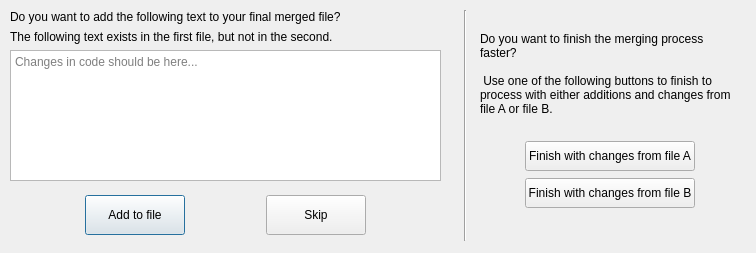
<?xml version="1.0" encoding="UTF-8"?>
<ui version="4.0">
 <class>Dialog</class>
 <widget class="QDialog" name="Dialog">
  <property name="windowModality">
   <enum>Qt::ApplicationModal</enum>
  </property>
  <property name="geometry">
   <rect>
    <x>0</x>
    <y>0</y>
    <width>756</width>
    <height>253</height>
   </rect>
  </property>
  <property name="minimumSize">
   <size>
    <width>756</width>
    <height>253</height>
   </size>
  </property>
  <property name="maximumSize">
   <size>
    <width>756</width>
    <height>253</height>
   </size>
  </property>
  <property name="windowTitle">
   <string>Dialog</string>
  </property>
  <property name="modal">
   <bool>false</bool>
  </property>
  <widget class="QWidget" name="gridLayoutWidget">
   <property name="geometry">
    <rect>
     <x>470</x>
     <y>140</y>
     <width>281</width>
     <height>71</height>
    </rect>
   </property>
   <layout class="QGridLayout" name="gridLayout">
    <item row="1" column="0">
     <widget class="QPushButton" name="btnAutoComplete_A">
      <property name="minimumSize">
       <size>
        <width>170</width>
        <height>30</height>
       </size>
      </property>
      <property name="maximumSize">
       <size>
        <width>170</width>
        <height>30</height>
       </size>
      </property>
      <property name="cursor">
       <cursorShape>PointingHandCursor</cursorShape>
      </property>
      <property name="text">
       <string>Finish with changes from file A</string>
      </property>
      <property name="autoDefault">
       <bool>true</bool>
      </property>
     </widget>
    </item>
    <item row="2" column="0">
     <widget class="QPushButton" name="btnAutoComplete_B">
      <property name="minimumSize">
       <size>
        <width>170</width>
        <height>30</height>
       </size>
      </property>
      <property name="maximumSize">
       <size>
        <width>170</width>
        <height>30</height>
       </size>
      </property>
      <property name="cursor">
       <cursorShape>PointingHandCursor</cursorShape>
      </property>
      <property name="text">
       <string>Finish with changes from file B</string>
      </property>
      <property name="autoDefault">
       <bool>true</bool>
      </property>
     </widget>
    </item>
   </layout>
  </widget>
  <widget class="QPlainTextEdit" name="TextBox">
   <property name="geometry">
    <rect>
     <x>10</x>
     <y>50</y>
     <width>431</width>
     <height>131</height>
    </rect>
   </property>
   <property name="acceptDrops">
    <bool>true</bool>
   </property>
   <property name="readOnly">
    <bool>true</bool>
   </property>
   <property name="placeholderText">
    <string>Changes in code should be here...</string>
   </property>
  </widget>
  <widget class="QWidget" name="horizontalLayoutWidget">
   <property name="geometry">
    <rect>
     <x>10</x>
     <y>190</y>
     <width>431</width>
     <height>51</height>
    </rect>
   </property>
   <layout class="QHBoxLayout" name="horizontalLayout">
    <item>
     <spacer name="horizontalSpacer">
      <property name="orientation">
       <enum>Qt::Horizontal</enum>
      </property>
      <property name="sizeHint" stdset="0">
       <size>
        <width>40</width>
        <height>20</height>
       </size>
      </property>
     </spacer>
    </item>
    <item>
     <widget class="QPushButton" name="btnAdd">
      <property name="minimumSize">
       <size>
        <width>100</width>
        <height>40</height>
       </size>
      </property>
      <property name="maximumSize">
       <size>
        <width>100</width>
        <height>40</height>
       </size>
      </property>
      <property name="cursor">
       <cursorShape>PointingHandCursor</cursorShape>
      </property>
      <property name="text">
       <string>Add to file</string>
      </property>
      <property name="default">
       <bool>true</bool>
      </property>
     </widget>
    </item>
    <item>
     <spacer name="horizontalSpacer_3">
      <property name="orientation">
       <enum>Qt::Horizontal</enum>
      </property>
      <property name="sizeHint" stdset="0">
       <size>
        <width>40</width>
        <height>20</height>
       </size>
      </property>
     </spacer>
    </item>
    <item>
     <widget class="QPushButton" name="btnSkip">
      <property name="minimumSize">
       <size>
        <width>100</width>
        <height>40</height>
       </size>
      </property>
      <property name="maximumSize">
       <size>
        <width>100</width>
        <height>40</height>
       </size>
      </property>
      <property name="cursor">
       <cursorShape>PointingHandCursor</cursorShape>
      </property>
      <property name="text">
       <string>Skip</string>
      </property>
      <property name="autoDefault">
       <bool>true</bool>
      </property>
     </widget>
    </item>
    <item>
     <spacer name="horizontalSpacer_2">
      <property name="orientation">
       <enum>Qt::Horizontal</enum>
      </property>
      <property name="sizeHint" stdset="0">
       <size>
        <width>40</width>
        <height>20</height>
       </size>
      </property>
     </spacer>
    </item>
   </layout>
  </widget>
  <widget class="QWidget" name="verticalLayoutWidget">
   <property name="geometry">
    <rect>
     <x>10</x>
     <y>10</y>
     <width>431</width>
     <height>34</height>
    </rect>
   </property>
   <layout class="QVBoxLayout" name="verticalLayout">
    <item>
     <widget class="QLabel" name="label">
      <property name="text">
       <string>Do you want to add the following text to your final merged file?</string>
      </property>
     </widget>
    </item>
    <item>
     <widget class="QLabel" name="label_explanation">
      <property name="text">
       <string>The following text exists in the first file, but not in the second.</string>
      </property>
     </widget>
    </item>
   </layout>
  </widget>
  <widget class="QLabel" name="label_3">
   <property name="geometry">
    <rect>
     <x>480</x>
     <y>30</y>
     <width>261</width>
     <height>87</height>
    </rect>
   </property>
   <property name="text">
    <string>Do you want to finish the merging process faster? 

 Use one of the following buttons to finish to process with either additions and changes from file A or file B.</string>
   </property>
   <property name="scaledContents">
    <bool>false</bool>
   </property>
   <property name="wordWrap">
    <bool>true</bool>
   </property>
  </widget>
  <widget class="Line" name="line">
   <property name="geometry">
    <rect>
     <x>450</x>
     <y>10</y>
     <width>31</width>
     <height>231</height>
    </rect>
   </property>
   <property name="orientation">
    <enum>Qt::Vertical</enum>
   </property>
  </widget>
 </widget>
 <tabstops>
  <tabstop>btnAdd</tabstop>
  <tabstop>btnSkip</tabstop>
  <tabstop>btnAutoComplete_A</tabstop>
  <tabstop>btnAutoComplete_B</tabstop>
  <tabstop>TextBox</tabstop>
 </tabstops>
 <resources/>
 <connections/>
</ui>
